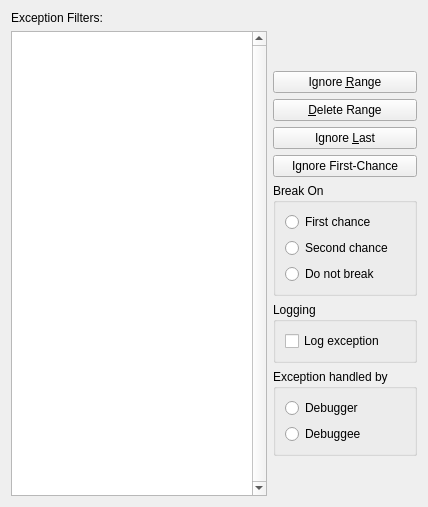
     <widget class="QWidget" name="tabExceptions">
      <attribute name="title">
       <string>Exceptions</string>
      </attribute>
      <layout class="QVBoxLayout" name="verticalLayout_5">
       <item>
        <widget class="QLabel" name="lblExceptionFilters">
         <property name="text">
          <string>Exception Filters:</string>
         </property>
         <property name="buddy">
          <cstring>listExceptions</cstring>
         </property>
        </widget>
       </item>
       <item>
        <layout class="QHBoxLayout" name="horizontalLayoutExceptions">
         <item>
          <widget class="QListWidget" name="listExceptions">
           <property name="font">
            <font>
             <family>Courier New</family>
             <pointsize>8</pointsize>
            </font>
           </property>
           <property name="verticalScrollBarPolicy">
            <enum>Qt::ScrollBarAlwaysOn</enum>
           </property>
          </widget>
         </item>
         <item>
          <layout class="QVBoxLayout" name="layoutExceptionButtons">
           <item>
            <spacer name="verticalSpacerExceptionsTop">
             <property name="orientation">
              <enum>Qt::Vertical</enum>
             </property>
             <property name="sizeHint" stdset="0">
              <size>
               <width>20</width>
               <height>40</height>
              </size>
             </property>
            </spacer>
           </item>
           <item>
            <widget class="QPushButton" name="btnIgnoreRange">
             <property name="text">
              <string>Ignore &amp;Range</string>
             </property>
            </widget>
           </item>
           <item>
            <widget class="QPushButton" name="btnDeleteRange">
             <property name="text">
              <string>&amp;Delete Range</string>
             </property>
            </widget>
           </item>
           <item>
            <widget class="QPushButton" name="btnIgnoreLast">
             <property name="text">
              <string>Ignore &amp;Last</string>
             </property>
            </widget>
           </item>
           <item>
            <widget class="QPushButton" name="btnIgnoreFirst">
             <property name="toolTip">
              <string>Ignore all first-chance exceptions, don't print log, pass them to the debuggee and only break on second-chance exceptions.</string>
             </property>
             <property name="text">
              <string>Ignore First-Chance</string>
             </property>
            </widget>
           </item>
           <item>
            <widget class="QGroupBox" name="groupBoBreakOn">
             <property name="sizePolicy">
              <sizepolicy hsizetype="Preferred" vsizetype="Minimum">
               <horstretch>0</horstretch>
               <verstretch>0</verstretch>
              </sizepolicy>
             </property>
             <property name="title">
              <string>Break On</string>
             </property>
             <layout class="QVBoxLayout" name="verticalLayout_3">
              <item>
               <widget class="QRadioButton" name="radioFirstChance">
                <property name="text">
                 <string>First chance</string>
                </property>
               </widget>
              </item>
              <item>
               <widget class="QRadioButton" name="radioSecondChance">
                <property name="text">
                 <string>Second chance</string>
                </property>
               </widget>
              </item>
              <item>
               <widget class="QRadioButton" name="radioDoNotBreak">
                <property name="text">
                 <string>Do not break</string>
                </property>
               </widget>
              </item>
             </layout>
            </widget>
           </item>
           <item>
            <widget class="QGroupBox" name="groupBoxLogging">
             <property name="title">
              <string>Logging</string>
             </property>
             <layout class="QVBoxLayout" name="verticalLayout_6">
              <item>
               <widget class="QCheckBox" name="chkLogException">
                <property name="text">
                 <string>Log exception</string>
                </property>
               </widget>
              </item>
             </layout>
            </widget>
           </item>
           <item>
            <widget class="QGroupBox" name="groupBoxExceptionHandledBy">
             <property name="title">
              <string>Exception handled by</string>
             </property>
             <layout class="QVBoxLayout" name="verticalLayout_8">
              <item>
               <widget class="QRadioButton" name="radioHandledByDebugger">
                <property name="text">
                 <string>Debugger</string>
                </property>
               </widget>
              </item>
              <item>
               <widget class="QRadioButton" name="radioHandledByDebuggee">
                <property name="text">
                 <string>Debuggee</string>
                </property>
               </widget>
              </item>
             </layout>
            </widget>
           </item>
           <item>
            <spacer name="verticalSpacerExceptionsBottom">
             <property name="orientation">
              <enum>Qt::Vertical</enum>
             </property>
             <property name="sizeHint" stdset="0">
              <size>
               <width>20</width>
               <height>40</height>
              </size>
             </property>
            </spacer>
           </item>
          </layout>
         </item>
        </layout>
       </item>
      </layout>
     </widget>
